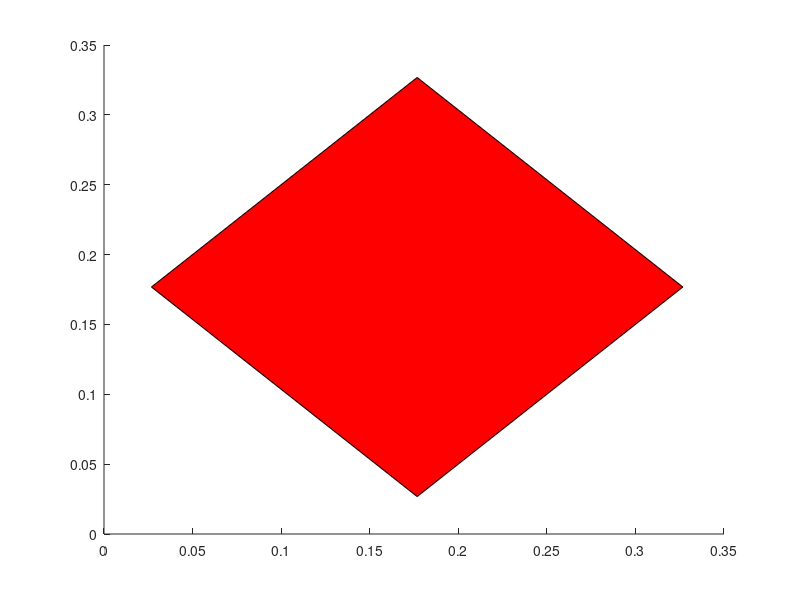

Reproduce this figure in MATLAB.

clc;

% Rotational angle in radian
theta = 0.7854;

% Rotational matrix
R = [cos(theta) -sin(theta); sin(theta) cos(theta)];

% Length of the square
L = 0.3;

% Robot center coordinate
centerP = [0.25, 0, theta];

% Calculate four corner coordinates based on the robot center coordinate
cornerP1 = [centerP(1)+1/2*L*sin(centerP(3)), centerP(2)+1/2*L*cos(centerP(3))]
cornerP2 = [centerP(1)-1/2*L*cos(centerP(3)), centerP(2)+1/2*L*sin(centerP(3))]
cornerP3 = [centerP(1)-1/2*L*sin(centerP(3)), centerP(2)-1/2*L*cos(centerP(3))]
cornerP4 = [centerP(1)+1/2*L*cos(centerP(3)), centerP(2)-1/2*L*sin(centerP(3))]

% Robot X axises matrix
cornerP_X = [cornerP1(1), cornerP2(1), cornerP3(1), cornerP4(1)];

% Robot Y axises matrix
cornerP_Y = [cornerP1(2), cornerP2(2), cornerP3(2), cornerP4(2)];

% Coordinates of all four corner points
groupP = [cornerP_X; cornerP_Y];

% Coordinates of all four corner points after applying rotational matrix
rotGroupP = R*groupP;

% draw the graph based on the rotationed matrix of robot
hh = patch(rotGroupP(1,:), rotGroupP(2,:), 'r');

